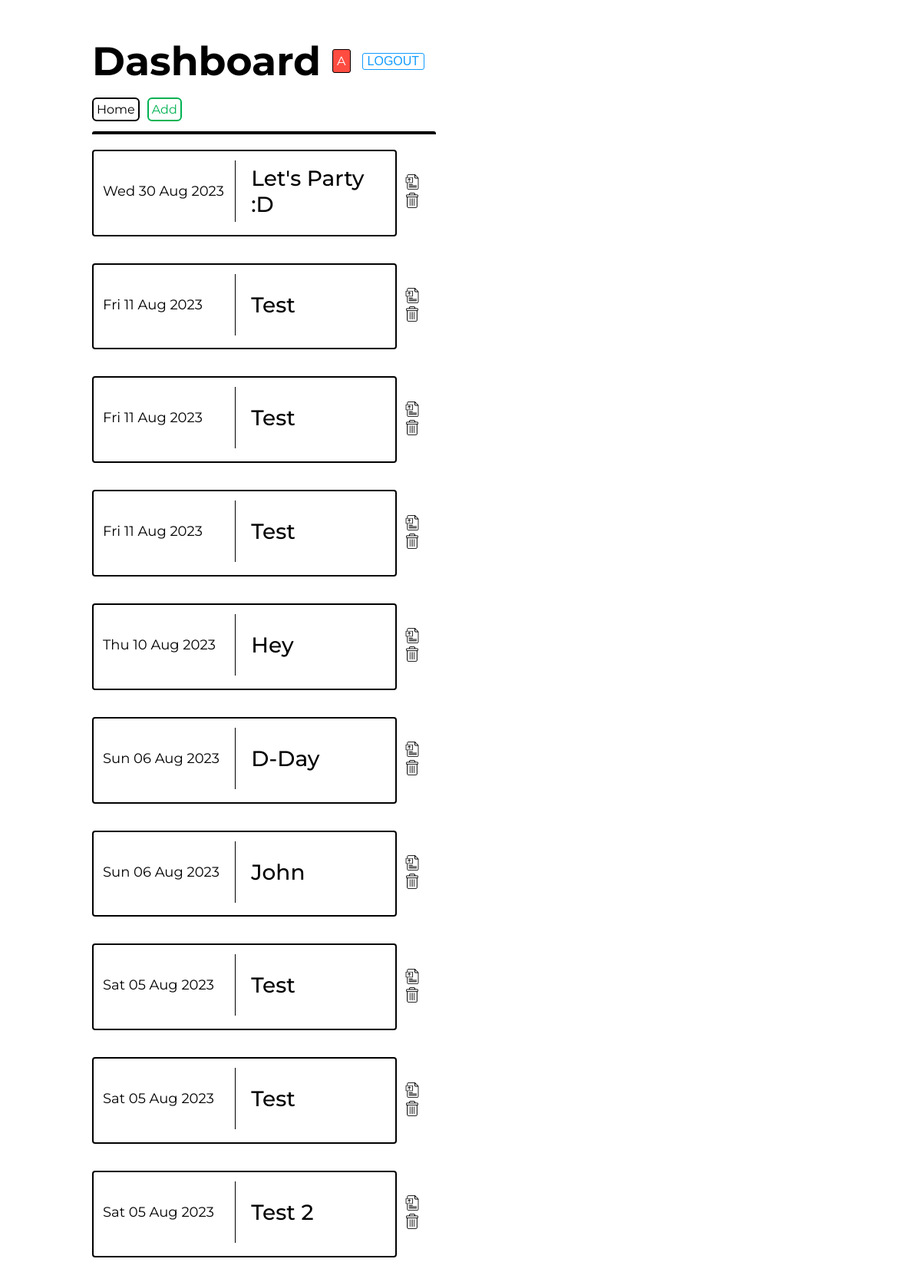
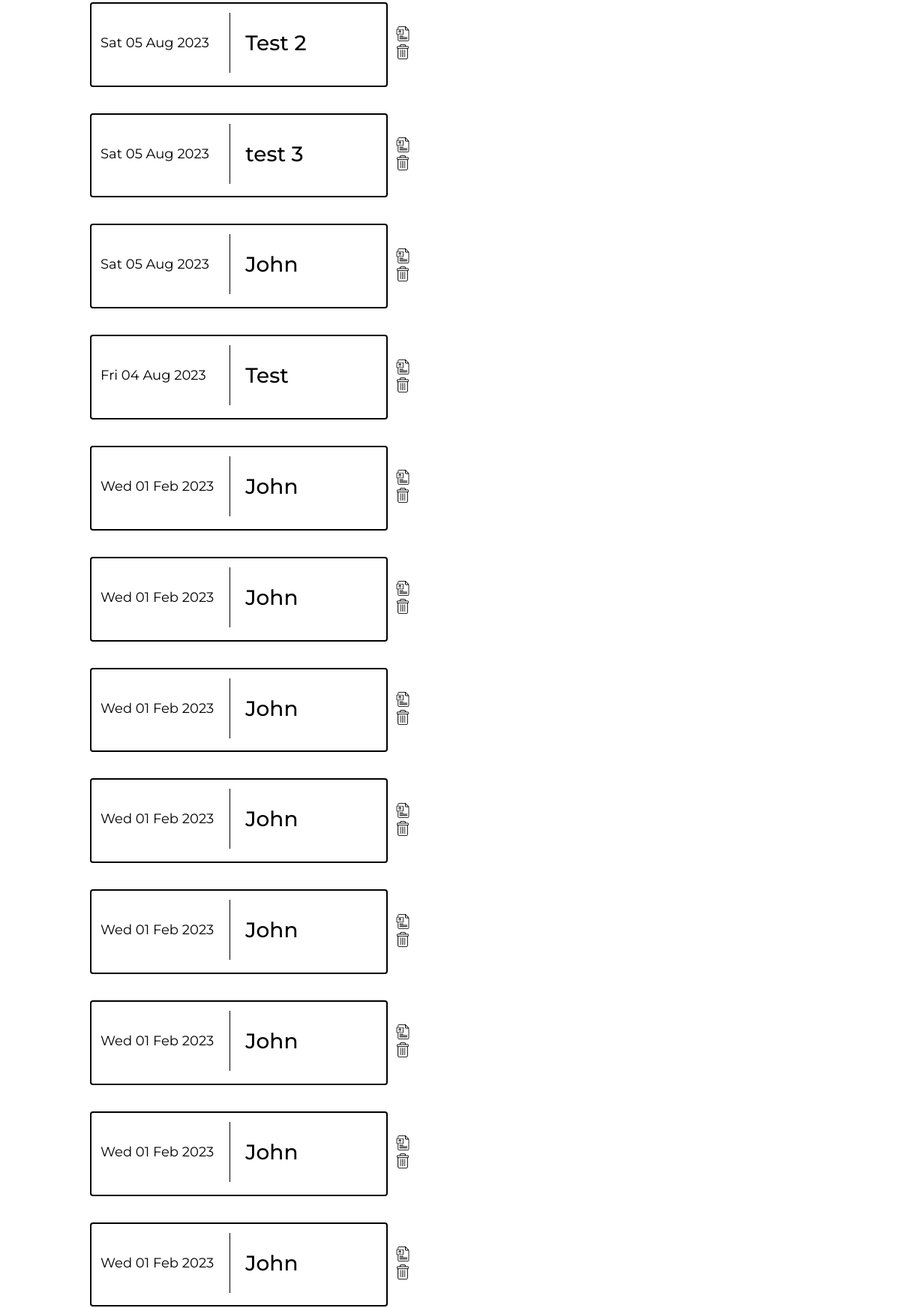
/dashboard (upper part), run on the app's committed database (2 pictures, top to bottom).
### helpers/db_manager.py (models this page shows)
    class Event(db.Model):
        id =  db.Column(db.Integer, primary_key=True)
        date = db.Column(db.String)
        title = db.Column(db.String)

### app.py (the view)
@app.route("/dashboard")
def admin_dashboard():
    try:
        event_records = db_manager.get_events(db, event_table)
    except Exception as e:
        app.logger.error("failed to retrieve event records: %s", e)
    return render_template("dashboard.html", events=event_records)

### helpers/db_manager.py (called while the page is built)
def get_events(db, event_table) -> list:
    event_records = db.session.execute(db.select(event_table).order_by(event_table.id)).scalars().all()
    return sort_fmt_event_records(event_records)

def get_date(obj):
    return datetime.strptime(obj.date, '%Y-%m-%d')

def fmt_event_records(events):
    for event in events:
        if event.date != "":
            event_date = datetime.strptime(event.date, '%Y-%m-%d')
            event.date = event_date.strftime("%a %d %b %Y")
    return events

def sort_fmt_event_records(events):
    sorted_asc_list = sorted(events, key=get_date, reverse=True)
    return fmt_event_records(sorted_asc_list)

### templates/dashboard.html (shortened to what this page needs)
{%extends "base.html"%}
{%block page_title%}Dashboard{%endblock%}
{%block content%}
    <div class="crud-ops">
        <a class="events-link"href="/">Home</a>
        <a href="/add-event" class="add">
            Add
        </a>
    </div>
    <div class="dashboard-events-holder">
        {%for event in events%}
            <div class="event-ext">
                <div class="dashboard-event">
                    <div class="dashboard-event-content">
                        <div class="date">
                            <p>{{event.date}}</p>
                        </div>
                        <div class="title">
                            <h1>{{event.title}}</h1>
                        </div>
                    </div>
                </div>
                <div class="dashboard-event-options">
                    <a href="/update-event/{{event.id}}"><img class="update-img" src="{{url_for('static', filename='imgs/file.png')}}" width="20"></a>
                    <a href="/delete-event/{{event.id}}"><img class="delete-img" src="{{url_for('static', filename='imgs/delete.png')}}" width="20"></a>
                </div>
            </div>
        {%endfor%}
    </div>
{%endblock%}

### templates/base.html (shortened to what this page needs)
<!DOCTYPE html>
<html>
    <head>
        <link rel="stylesheet" href="{{url_for('static', filename='css/events.css')}}">
        <link rel="stylesheet" href="{{url_for('static', filename='css/base.css')}}">
        <link rel="stylesheet" href="{{url_for('static', filename='css/messages.css')}}">
        <link rel="stylesheet" href="{{url_for('static', filename='css/forms.css')}}">
    </head>
    <body>
        <div class="page-content">
            <div class="page-title">
                <h1>{%block page_title%}{%endblock%}</h1>
                <div class="title-badge">
                    <p>A</p>
                </div>
                <button>LOGOUT</button>
            </div>
            {% block content %}
            {% endblock %}
        </div>
    </body>
</html>

### static/css/events.css (style rules this page uses)
.events-link { color: #000; text-decoration: none; }
.dashboard-events-holder, .events-holder { border-radius: 3px; width: 28rem; padding: 20px 0px 20px 0px; overflow-y: scroll; height: 70vh; display: flex; flex-direction: column; gap: 35px; border-top: 4px solid #000; border-bottom: 4px solid #000; margin-top: 10px; margin-bottom: 10px; }
.event, .dashboard-event, .delete-event { border: 2px solid #000; border-radius: 4px; width: 25rem; min-height: 5.3rem; overflow: auto; padding: 12px; }
.event-content, .dashboard-event-content, .delete-event-content { display: flex; align-items: center; gap: 20px; flex-wrap: wrap; }
.delete-event-content .date, .dashboard-event-content .date, .event-content .date { font-size: 18px; font-weight: 400; border-right: 1px solid #000; height: 5rem; display: flex; justify-content: center; flex-direction: column; flex: 2; }
.dashboard-event-content p, .delete-event-content p { font-size: 18px; font-weight: 400; }
.delete-event-content .title h1, .dashboard-event-content .title h1, .event-content .title h1 { font-size: 28px; font-weight: 500; }
.delete-event-content .title, .dashboard-event-content .title, .event-content .title { flex: 1; min-width: 11rem; }
.dashboard-event-content h1, .delete-event-content h1 { font-size: 28px; font-weight: 500; }
.event-ext { display: flex; align-items: center; gap: 10px; }

### static/css/base.css (style rules this page uses)
body { padding: 0px; margin: 0px; box-sizing: border-box; font-family: 'Montserrat', sans-serif; }
p, h1 { margin: 0px; }
.page-content { width: 80%; margin: auto; }
.page-title h1 { font-size: 52px; }
.page-title { display: flex; align-items: center; gap: 15px; margin: 3rem 0rem 1rem 0rem }
.page-title button { background-color: #FFFFFF; border-radius: 3px; color: #129BFF; border-color: #129BFF; border-width: 1px; border-style: solid; font-size: 16px; }
.title-badge { background-color: #FF4C41; border-radius: 3px; border: 1px solid #000; color: #FFFFFF; padding: 5px; }
.crud-ops a { border: 2px solid #000; border-radius: 6px; padding: 4px; }
.crud-ops .add { text-decoration: none; border-color: #00B252; color: #00B252; }
.crud-ops { display: flex; gap: 10px; margin-bottom: 0.8rem; }

### data on the page
Event: date "Wed 30 Aug 2023", title "Let's Party :D"
Event: date "Fri 11 Aug 2023", title "Test"
Event: date "Fri 11 Aug 2023", title "Test"
Event: date "Fri 11 Aug 2023", title "Test"
Event: date "Thu 10 Aug 2023", title "Hey"
Event: date "Sun 06 Aug 2023", title "D-Day"
Event: date "Sun 06 Aug 2023", title "John"
Event: date "Sat 05 Aug 2023", title "Test"
Event: date "Sat 05 Aug 2023", title "Test"
Event: date "Sat 05 Aug 2023", title "Test 2"
Event: date "Sat 05 Aug 2023", title "Test 2"
Event: date "Sat 05 Aug 2023", title "test 3"
Event: date "Sat 05 Aug 2023", title "John"
Event: date "Fri 04 Aug 2023", title "Test"
Event: date "Wed 01 Feb 2023", title "John"
Event: date "Wed 01 Feb 2023", title "John"
Event: date "Wed 01 Feb 2023", title "John"
Event: date "Wed 01 Feb 2023", title "John"
Event: date "Wed 01 Feb 2023", title "John"
Event: date "Wed 01 Feb 2023", title "John"
Event: date "Wed 01 Feb 2023", title "John"
Event: date "Wed 01 Feb 2023", title "John"
